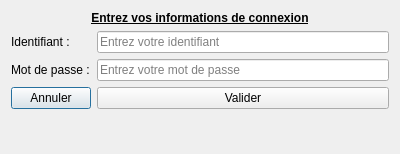
<?xml version="1.0" encoding="UTF-8"?>
<ui version="4.0">
 <class>CLoginDialog</class>
 <widget class="QDialog" name="CLoginDialog">
  <property name="geometry">
   <rect>
    <x>0</x>
    <y>0</y>
    <width>400</width>
    <height>154</height>
   </rect>
  </property>
  <property name="windowTitle">
   <string>Dialog</string>
  </property>
  <layout class="QGridLayout" name="gridLayout">
   <item row="0" column="0">
    <layout class="QFormLayout" name="formLayout">
     <item row="1" column="0">
      <widget class="QLabel" name="label">
       <property name="text">
        <string>Identifiant :</string>
       </property>
      </widget>
     </item>
     <item row="2" column="0">
      <widget class="QLabel" name="label_2">
       <property name="text">
        <string>Mot de passe :</string>
       </property>
      </widget>
     </item>
     <item row="1" column="1">
      <widget class="QLineEdit" name="leId">
       <property name="text">
        <string/>
       </property>
       <property name="placeholderText">
        <string>Entrez votre identifiant</string>
       </property>
      </widget>
     </item>
     <item row="2" column="1">
      <widget class="QLineEdit" name="leMdp">
       <property name="text">
        <string/>
       </property>
       <property name="echoMode">
        <enum>QLineEdit::Password</enum>
       </property>
       <property name="placeholderText">
        <string>Entrez votre mot de passe</string>
       </property>
      </widget>
     </item>
     <item row="3" column="0">
      <widget class="QPushButton" name="pbAnnuler">
       <property name="text">
        <string>Annuler</string>
       </property>
      </widget>
     </item>
     <item row="3" column="1">
      <widget class="QPushButton" name="pbValider">
       <property name="text">
        <string>Valider</string>
       </property>
      </widget>
     </item>
     <item row="0" column="0" colspan="2">
      <widget class="QLabel" name="label_3">
       <property name="text">
        <string>&lt;html&gt;&lt;head/&gt;&lt;body&gt;&lt;p&gt;&lt;span style=&quot; font-weight:600; text-decoration: underline;&quot;&gt;Entrez vos informations de connexion&lt;/span&gt;&lt;/p&gt;&lt;/body&gt;&lt;/html&gt;</string>
       </property>
       <property name="textFormat">
        <enum>Qt::RichText</enum>
       </property>
       <property name="alignment">
        <set>Qt::AlignCenter</set>
       </property>
      </widget>
     </item>
    </layout>
   </item>
  </layout>
 </widget>
 <resources/>
 <connections/>
</ui>
